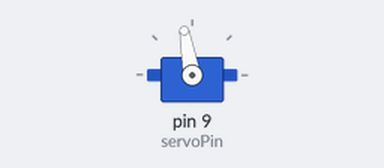
The sketch below on a simulated Arduino Uno, built with avr-gcc and run on an emulated ATmega328P. On the bench: servo. Random numbers use the default seed unless the sketch sets one.

Above: at 0.1 s.
At 10.5 s:
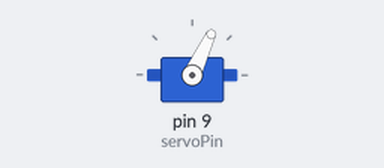
At 13.2 s:
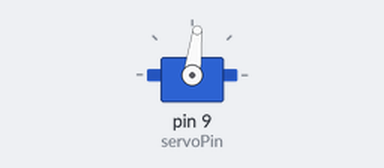
At 37.5 s:
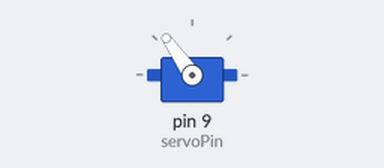
Timing chart, 0 to 40.0 s (numbered marks = the images above):
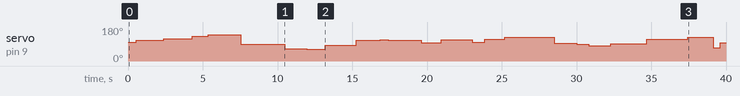

The sketch:

ServoBasicPin9Random.ino
```cpp
#include <Servo.h>

Servo myservo;  // create servo object to control a servo
// twelve servo objects can be created on most boards

//const int minDelay = 500;
const int minDelay = 250;
const int maxDelay = 3000;
//const int minPos = 45;
const int minPos = 60;
//const int maxPos = 135;
const int maxPos = 140;
const int servoPin = 9;

void setServoPos(int pos)
{
  //myservo.attach(servoPin);
  myservo.write(pos);
  //delay(50);
  //myservo.detach();
}

void setup() {
  myservo.attach(servoPin);
  setServoPos((maxPos + minPos) / 2);
}

void loop() {
  delay(random(minDelay, maxDelay));
  setServoPos(random(minPos, maxPos));
}
```

Measured:
- by itself, servo on pin 9 (servoPin): 100° → 109° at 0.56 s, → 118° 1.8 s later, → 132° 1.9 s later, → 138° 1.0 s later, … (25 changes in this stretch)
